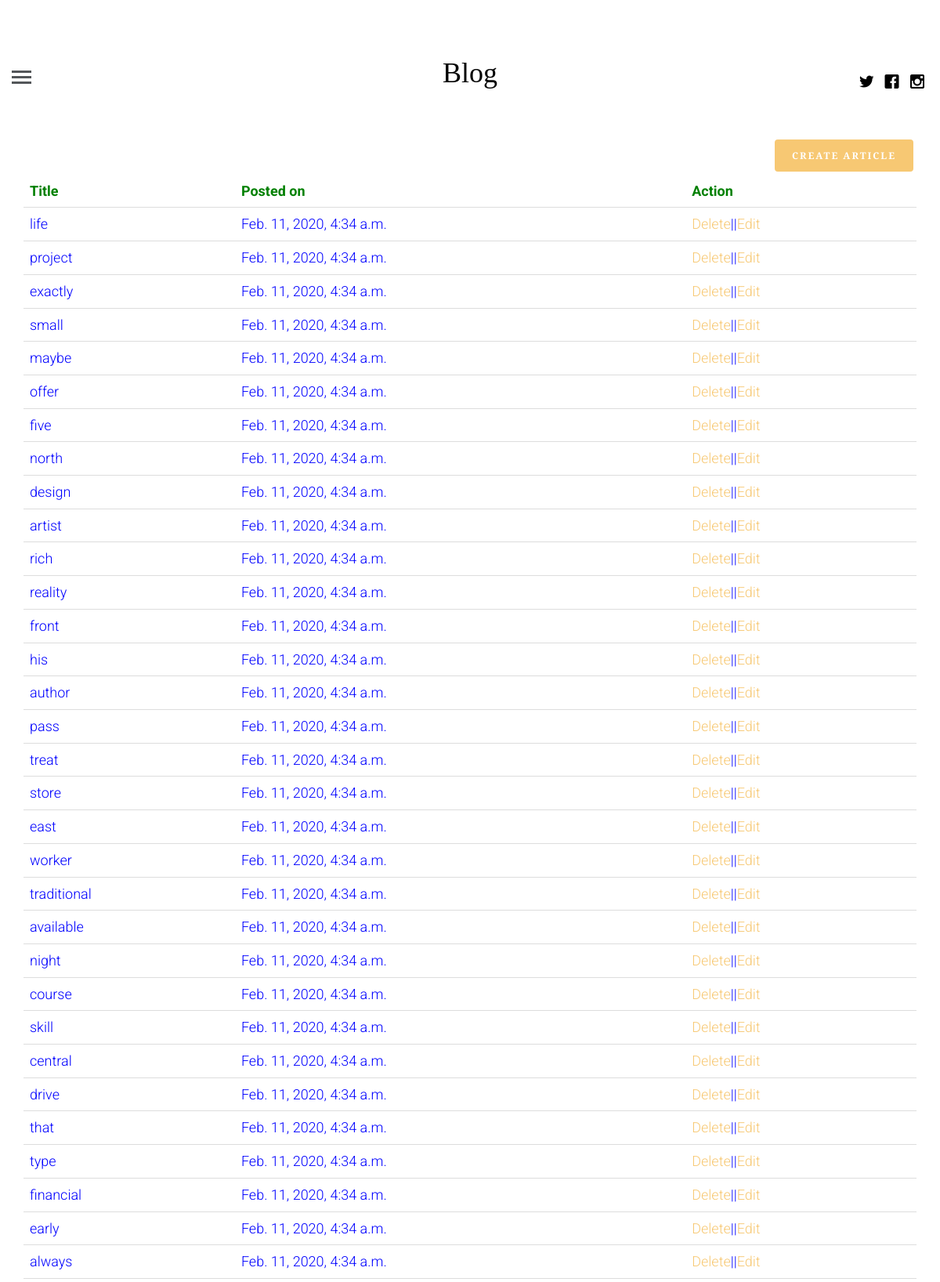
/profile/ (signed in, upper part), run on the app's committed database.
### blogapp/models.py (models this page shows, shortened)
class article(models.Model):
    article_author = models.ForeignKey(author, on_delete=models.CASCADE)
    title = models.CharField(max_length=200)
    body = RichTextUploadingField()
    category = models.ForeignKey(category, on_delete=models.CASCADE)
    image = models.FileField()
    posted_on = models.DateTimeField(auto_now=False, auto_now_add=True)
    updated_on = models.DateTimeField(auto_now=True, auto_now_add=False)

### blogapp/views.py (the view, shortened to what this page needs)
# urls.py: path('profile/', views.getprofile, name="profile"),
def getprofile(request):
    if request.user.is_authenticated:
        user= get_object_or_404(User, id=request.user.id)
        author_profile= author.objects.filter(name=user.id)
        if author_profile:
            author_user = get_object_or_404(author, name=request.user.id)
            post = article.objects.filter(article_author=author_user.id)
            return render(request, 'logedin_profile.html', {"post":post, "user":author_user})
    else:
        return redirect('login')

### templates/logedin_profile.html (shortened to what this page needs)
{% extends 'base.html' %}
{% block content %}
<div class="container">
    <a href="{% url 'create' %}" class="btn btn-primary pull pull-right">Create Article</a>
    <table class="table">
        <thead>
        <tr>
            <td style="color:green"><b>Title</b></td>
            <td style="color:green"><b>Posted on</b></td>
            <td style="color:green"><b>Action</b></td>
        </tr>
        </thead>
        <tbody>
        {% for p in post %}
        <tr>
            <td style="color:blue">{{p.title}}</td>
            <td style="color:blue">{{p.posted_on}}</td>
            <td style="color:blue"><a href="{% url 'delete' pid=p.id %}">Delete</a>||<a href="{% url 'update' pid=p.id %}">Edit</a></td>
        </tr>
        {%endfor%}
        </tbody>
    </table>
</div>
{% endblock %}

### blogapp/static/css/style.css (style rules this page uses)
html { background: #fff; }
body { font-family: "Roboto", arial, sans-serif; font-size: 18px; font-weight: 300; line-height: 1.8; color: #222; background: #fff; }
a { color: #f7c873; -webkit-transition: 0.5s; -o-transition: 0.5s; transition: 0.5s; }
.btn { margin-right: 4px; margin-bottom: 4px; font-family: "Playfair Display", times, serif; font-size: 12px; letter-spacing: 2px; text-transform: uppercase; font-weight: 700; -webkit-border-radius: 4px; -moz-border-radius: 4px; -ms-border-radius: 4px; border-radius: 4px; -webkit-transition: 0.5s; -o-transition: 0.5s; transition: 0.5s; }
.btn-primary { background: #f7c873; color: #fff; border: 2px solid #f7c873; }

### data on the page
article: title "life", posted_on "Feb. 11, 2020, 4:34 a.m."
article: title "project", posted_on "Feb. 11, 2020, 4:34 a.m."
article: title "exactly", posted_on "Feb. 11, 2020, 4:34 a.m."
article: title "small", posted_on "Feb. 11, 2020, 4:34 a.m."
article: title "maybe", posted_on "Feb. 11, 2020, 4:34 a.m."
article: title "offer", posted_on "Feb. 11, 2020, 4:34 a.m."
article: title "five", posted_on "Feb. 11, 2020, 4:34 a.m."
article: title "north", posted_on "Feb. 11, 2020, 4:34 a.m."
article: title "design", posted_on "Feb. 11, 2020, 4:34 a.m."
article: title "artist", posted_on "Feb. 11, 2020, 4:34 a.m."
article: title "rich", posted_on "Feb. 11, 2020, 4:34 a.m."
article: title "reality", posted_on "Feb. 11, 2020, 4:34 a.m."
article: title "front", posted_on "Feb. 11, 2020, 4:34 a.m."
article: title "his", posted_on "Feb. 11, 2020, 4:34 a.m."
article: title "author", posted_on "Feb. 11, 2020, 4:34 a.m."
article: title "pass", posted_on "Feb. 11, 2020, 4:34 a.m."
article: title "treat", posted_on "Feb. 11, 2020, 4:34 a.m."
article: title "store", posted_on "Feb. 11, 2020, 4:34 a.m."
article: title "east", posted_on "Feb. 11, 2020, 4:34 a.m."
article: title "worker", posted_on "Feb. 11, 2020, 4:34 a.m."
article: title "traditional", posted_on "Feb. 11, 2020, 4:34 a.m."
article: title "available", posted_on "Feb. 11, 2020, 4:34 a.m."
article: title "night", posted_on "Feb. 11, 2020, 4:34 a.m."
article: title "course", posted_on "Feb. 11, 2020, 4:34 a.m."
article: title "skill", posted_on "Feb. 11, 2020, 4:34 a.m."
article: title "central", posted_on "Feb. 11, 2020, 4:34 a.m."
article: title "drive", posted_on "Feb. 11, 2020, 4:34 a.m."
article: title "that", posted_on "Feb. 11, 2020, 4:34 a.m."
article: title "type", posted_on "Feb. 11, 2020, 4:34 a.m."
article: title "financial", posted_on "Feb. 11, 2020, 4:34 a.m."
article: title "early", posted_on "Feb. 11, 2020, 4:34 a.m."
article: title "always", posted_on "Feb. 11, 2020, 4:34 a.m."
